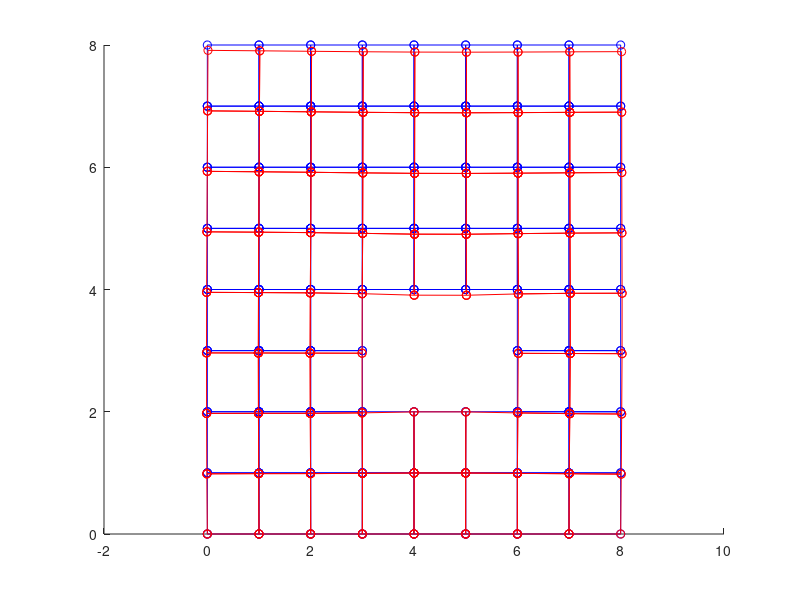

This figure's MATLAB source:
clc;
clear;
close all;

elemSize = [1 1];
a = elemSize(1);
b = elemSize(2);

MeshNodes = [
    0 0;
    1 0;
    2 0;
    3 0;
    4 0;
    5 0;
    6 0;
    7 0;
    8 0;

    0 1;
    1 1;
    2 1;
    3 1;
    4 1;
    5 1;
    6 1;
    7 1;
    8 1;

    0 2;
    1 2;
    2 2;
    3 2;
    4 2;
    5 2;
    6 2;
    7 2;
    8 2;

    0 3;
    1 3;
    2 3;
    3 3;
    4 3;
    5 3;
    6 3;
    7 3;
    8 3;

    0 4;
    1 4;
    2 4;
    3 4;
    4 4;
    5 4;
    6 4;
    7 4;
    8 4;

    0 5;
    1 5;
    2 5;
    3 5;
    4 5;
    5 5;
    6 5;
    7 5;
    8 5;

    0 6;
    1 6;
    2 6;
    3 6;
    4 6;
    5 6;
    6 6;
    7 6;
    8 6;

    0 7;
    1 7;
    2 7;
    3 7;
    4 7;
    5 7;
    6 7;
    7 7;
    8 7;

    0 8;
    1 8;
    2 8;
    3 8;
    4 8;
    5 8;
    6 8;
    7 8;
    8 8;
];

MeshElems = [
    1   2   11  10;
    2   3   12  11;
    3   4   13  12;
    4   5   14  13;
    5   6   15  14;
    6   7   16  15;
    7   8   17  16;
    8   9   18  17;

    10  11  20  19;
    11  12  21  20;
    12  13  22  21;
    13  14  23  22;
    14  15  24  23;
    15  16  25  24;
    16  17  26  25;
    17  18  27  26;

    19  20  29  28;
    20  21  30  29;
    21  22  31  30;
    22  23  32  31;
    23  24  33  32;
    24  25  34  33;
    25  26  35  34;
    26  27  36  35;

    28  29  38  37;
    29  30  39  38;
    30  31  40  39;
    31  32  41  40;
    32  33  42  41;
    33  34  43  42;
    34  35  44  43;
    35  36  45  44;

    37  38  47  46;
    38  39  48  47;
    39  40  49  48;
    40  41  50  49;
    41  42  51  50;
    42  43  52  51;
    43  44  53  52;
    44  45  54  53;

    46  47  56  55;
    47  48  57  56;
    48  49  58  57;
    49  50  59  58;
    50  51  60  59;
    51  52  61  60;
    52  53  62  61;
    53  54  63  62;

    55  56  65  64;
    56  57  66  65;
    57  58  67  66;
    58  59  68  67;
    59  60  69  68;
    60  61  70  69;
    61  62  71  70;
    62  63  72  71;

    64  65  74  73;
    65  66  75  74;
    66  67  76  75;
    67  68  77  76;
    68  69  78  77;
    69  70  79  78;
    70  71  80  79;
    71  72  81  80;
];

E = 200000;
E1 = 1e-6;
v = 0.3;

L = 9;
A = 9;

nNodes = length(MeshNodes);
nEdges = 4;
nElems = length(MeshElems);
nNodeDofs = 2;

nElemDofs = nNodeDofs * 4;
nMeshDofs = nNodes * nNodeDofs;

D = E/(1 - v*v) * [1 v 0; v 1 0; 0 0 (1 - v)/2];
D1 = E1/(1 - v*v) * [1 v 0; v 1 0; 0 0 (1 - v)/2];

Forces = zeros(nMeshDofs, 1);

Forces(73+nNodes) = -1000;
Forces(74+nNodes) = -2000;
Forces(75+nNodes) = -2000;
Forces(76+nNodes) = -2000;
Forces(77+nNodes) = -2000;
Forces(78+nNodes) = -2000;
Forces(79+nNodes) = -2000;
Forces(80+nNodes) = -2000;
Forces(81+nNodes) = -1000;




d = [1, 1 + nNodes, 2, 2 + nNodes, 3, 3 + nNodes, 4, 4 + nNodes, 5,...
    5 + nNodes, 6, 6 + nNodes, 7, 7 + nNodes, 8, 8 + nNodes, 9, ...
    9 + nNodes];
dv = [0 0 0 0 0 0 0 0 0 0 0 0 0 0 0 0 0 0];

hold on;

function ShowBlue(MeshElems, MeshNodes, nElems)
  for i = 1:nElems
    if i ~= 28 && i~=29 && i~=30 && i ~= 20 && i~=21 && i~=22
      elem_nodes = [MeshElems(i, :), MeshElems(i, 1)];
      plot(MeshNodes(elem_nodes, 1), MeshNodes(elem_nodes, 2), 'b-o');
    end
  end
end

function ShowRed(MeshElems, MeshNodes, nElems)
  for i = 1:nElems
    if i ~= 28 && i~=29 && i~=30 && i ~= 20 && i~=21 && i~=22
      elem_nodes = [MeshElems(i, :), MeshElems(i, 1)];
      plot(MeshNodes(elem_nodes, 1), MeshNodes(elem_nodes, 2), 'r-o');
    end
  end
end

ShowBlue(MeshElems, MeshNodes, nElems);

function result = Nx(row, elemSize)
  y = row(2);
  a = elemSize(1);
  b = elemSize(2);
  result = 1/(a * b) * [-(b/2-y);
                        (b/2-y);
                        (b/2+y);
                        -(b/2+y)];
end

function result = Ny(row, elemSize)
  x = row(1);
  a = elemSize(1);
  b = elemSize(2);
  result = 1/(a * b) * [-(a/2-x);
                        -(a/2+x);
                        (a/2+x);
                        (a/2-x)];
end

function result = B(row, elemSize)
  nx = Nx(row, elemSize);
  ny = Ny(row, elemSize);
  result = [
    nx(1), nx(2), nx(3), nx(4), 0,     0,     0,     0;
    0,     0,     0,     0,     ny(1), ny(2), ny(3), ny(4);
    ny(1), ny(2), ny(3), ny(4), nx(1), nx(2), nx(3), nx(4);
  ];
end

function result = Ke(nElemDofs, D, elemSize)
  Ke = zeros(nElemDofs, nElemDofs);
  a = elemSize(1);
  b = elemSize(2);
  gp = [-1/sqrt(3) * a/2, 1/sqrt(3) * b/2];
  gw = [1 * a/2, 1 * b/2];
  for i = 1:2
    xi = gp(i);
    wi = gw(i);
    for j = 1:2
      eta = gp(j);
      wj = gw(j);
      Bm = B([xi, eta], elemSize);
      Ke = Ke + (Bm.' * D * Bm) * (wi * wj);
    end
  end
  result = Ke;
end


K_global = zeros(nMeshDofs, nMeshDofs);
for i = 1:size(MeshElems,1)
  elem = MeshElems(i,:);
  if i ~= 28 && i~=29 && i~=30 && i ~= 20 && i~=21 && i~=22
    Ke_local = Ke(nElemDofs, D, elemSize);
  else
    Ke_local = Ke(nElemDofs, D1, elemSize);
  endif
  for k1 = 0:nNodeDofs-1
    for k2 = 0:nNodeDofs-1
      for row_loc = 1:nEdges
        row_glb = elem(row_loc);
        for col_loc = 1:nEdges
          col_glb = elem(col_loc);
          K_global(row_glb + k1*nNodes, col_glb + k2*nNodes) = ...
            K_global(row_glb + k1*nNodes, col_glb + k2*nNodes) + ...
            Ke_local(row_loc + k1*nEdges, col_loc + k2*nEdges);
        end
      end
    end
  end
end

function result = Pi(F, K, d, dv)
  for i = 1:length(F)
    for j = 1:length(d)
      k = d(j);
      if i ~= k
        F(i) = F(i) - K(i, k)*dv(j);
      end
    end
  end
  result = F;
end

function result = Pk(F, K, d, dv)
  for j = 1:length(d)
    k = d(j);
    F(k) = K(k, k)*dv(j);
  end
  result = F;
end

Forces = Pi(Forces, K_global, d, dv);
Forces = Pk(Forces, K_global, d, dv);

for i = 1:length(d)
  k = d(i);
  tmp = K_global(k, k);
  K_global(:, k) = 0;
  K_global(k, :) = 0;
  K_global(k, k) = tmp;
end

solu = linsolve(K_global, Forces);

topNodes = find(MeshNodes(:,2) == max(MeshNodes(:,2)));
uy = solu(nNodes+1 : 2*nNodes);
uy_top = uy(topNodes);

Eyy = (sum(Forces) * L) / (mean(uy_top) * L)

scale = 1;
NodesD = MeshNodes + scale * [solu(1:nNodes,:), solu(nNodes+1:2*nNodes,:)];

ShowRed(MeshElems, NodesD, nElems);
hold off;

